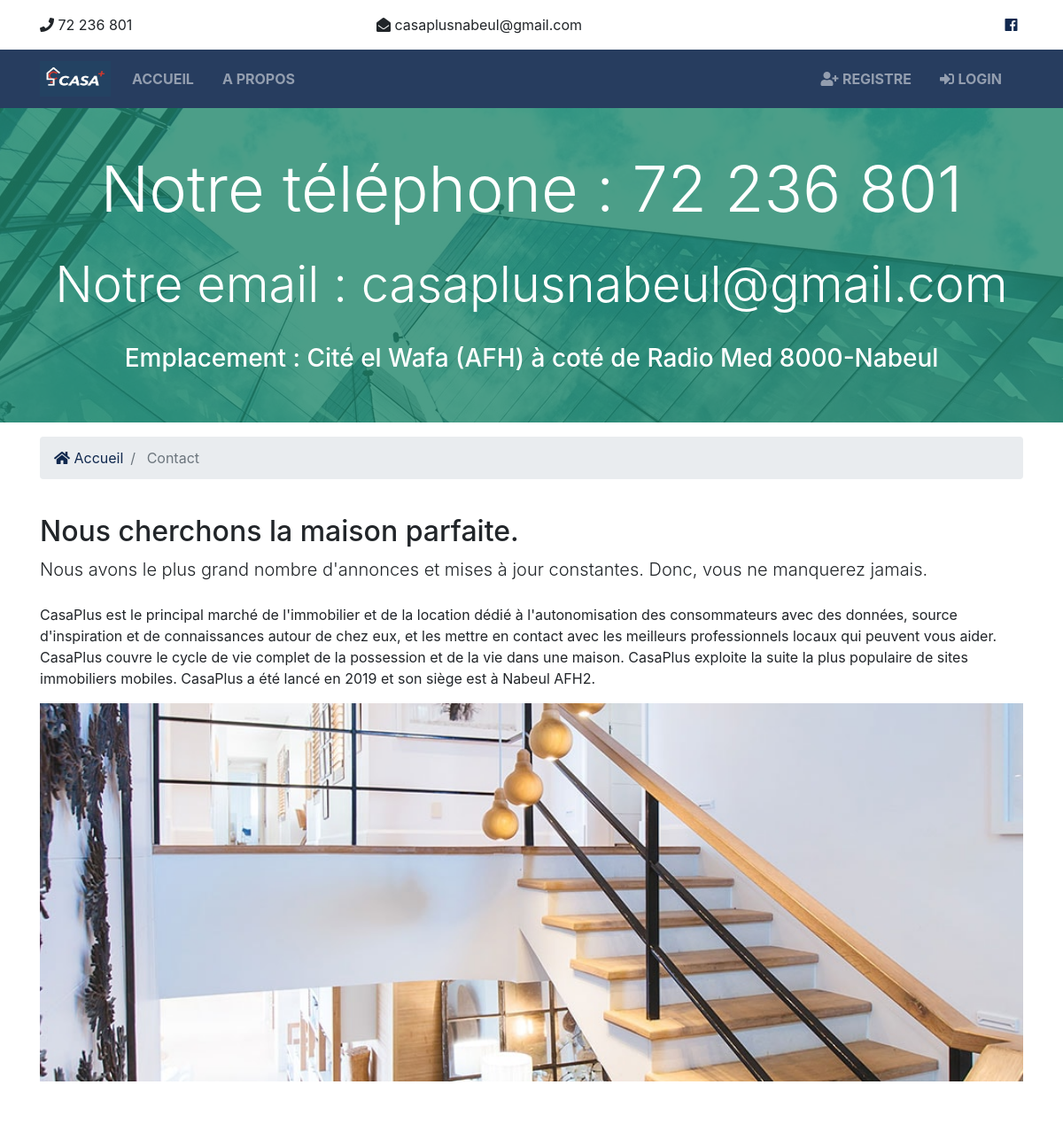
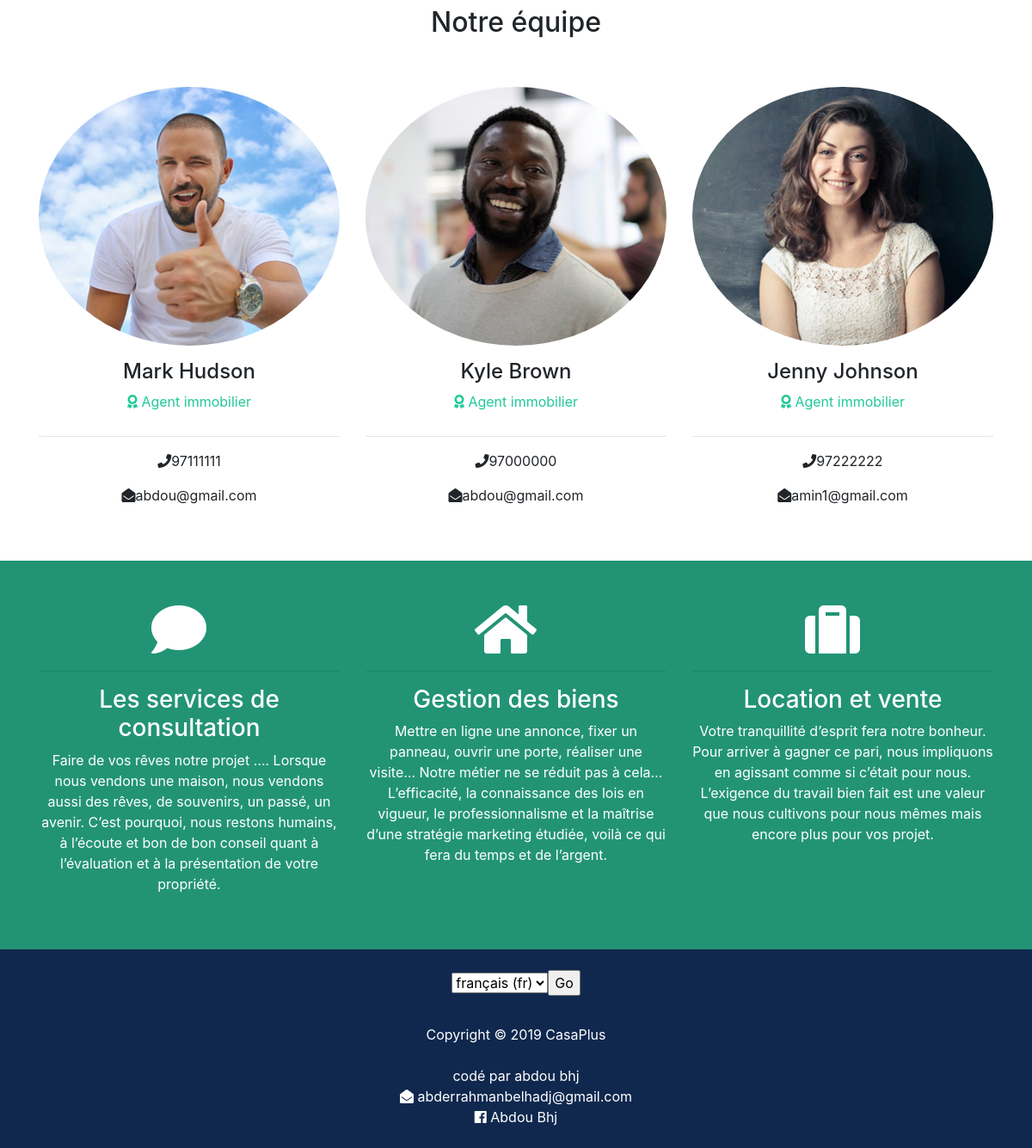
Screenshot of /selling/Sell/ with the database file from the repository (2 pictures, top to bottom).
### realtors/models.py (models this page shows, shortened)
class Realtor(models.Model):
    name = models.CharField(max_length=200)
    photo = models.ImageField(upload_to = 'photos/%Y/%m/%d/')
    description = models.TextField(blank = True)
    phone = models.CharField(max_length=20)
    email = models.EmailField(max_length=50)
    is_mvp = models.BooleanField(default = False)
    hire_date = models.DateTimeField(default = datetime.now, blank = True)

### selling/views.py (the view)
# urls.py: path('', views.index, name='index'),
def index(request):
    realtors = Realtor.objects.order_by('-hire_date')
    context = {
        'realtors' : realtors,
    }
    return render(request, 'pages/sell.html', context)

### templates/pages/sell.html (shortened to what this page needs)
{% extends 'base.html' %}
{% load i18n %}
{% load static %}
{% block content %}
<section id="showcase-inner" class="py-5 text-white">
  <div class="container">
    <div class="row text-center">
      <div class="col-md-12">
        <h2 class="display-3">{% trans "Notre téléphone" %} : 72 236 801</h2><br>
        <h2 class="display-4">{% trans "Notre email" %} : casaplusnabeul@gmail.com</h2><br>
        <h3 class="display-5">{% trans "Emplacement" %} : Cité el Wafa (AFH) à coté de Radio Med 8000-Nabeul</h3>
      </div>
    </div>
  </div>
</section>
<section id="bc" class="mt-3">
  <div class="container">
    <nav aria-label="breadcrumb">
      <ol class="breadcrumb">
        <li class="breadcrumb-item">
          <a href="{% url 'index' %}">
            <i class="fas fa-home"></i> {% trans "Accueil" %}</a>
        </li>
        <li class="breadcrumb-item active"> {% trans "Contact" %}</li>
      </ol>
    </nav>
  </div>
</section>
<section id="about" class="py-4">
  <div class="container">
    <div class="">
    <h2> {% trans "Nous cherchons la maison parfaite." %} </h2>
    <p class="lead"> {% trans "Nous avons le plus grand nombre d'annonces et mises à jour constantes. " %}
      {% trans "Donc, vous ne manquerez jamais." %}
    </p>
    <p class="mt-4">
      {% trans "CasaPlus est le principal marché de l'immobilier et de la location dédié à l'autonomisation des consommateurs avec des données," %}
      {% trans "source d'inspiration et de connaissances autour de chez eux, et les mettre en contact" %}
      {% trans "avec les meilleurs professionnels locaux qui peuvent vous aider." %}
      {% trans "CasaPlus couvre le cycle de vie complet de la possession et de la vie dans une maison." %}
      {% trans "CasaPlus exploite la suite la plus populaire de sites immobiliers mobiles." %}
      {% trans "CasaPlus a été lancé en 2019 et son siège est à Nabeul AFH2." %}
    </p>
    <img src="{% static 'img/about.jpg' %}" alt="">
  </div>
</div>
</section>
<section id="team" class="py-5">
  <div class="container">
    <h2 class="text-center">{% trans "Notre équipe" %}</h2>
    <br><br>
    <div class="row text-center">
      {% if realtors %}
      {% for realtor in realtors %}
      <div class="col-md-4">
        <img src="{{ realtor.photo.url }}" alt="" class="rounded-circle mb-3">
        <h4>{{ realtor.name }}</h4>
        <p class="text-success">
          <i class="fas fa-award text-success mb-3"></i> {% trans "Agent immobilier" %}</p>
        <hr>
        <p>
          <i class="fas fa-phone"></i>{{ realtor.phone }}</p>
        <p>
          <i class="fas fa-envelope-open"></i>{{ realtor.email }}</p>
      </div>
      {% endfor %}
      {% else %}
      <div class="col-md-12">
        <p>{% trans "Pas d'Agent immobilier disponible" %}</p>
      </div>
      {% endif %}
    </div>
  </div>
</section>
<section id="services" class="py-5 bg-secondary text-white">
  <div class="container">
    <div class="row text-center">
      <div class="col-md-4">
        <i class="fas fa-comment fa-4x mr-4"></i>
        <hr>
        <h3>Les services de consultation</h3>
        <p>Faire de vos rêves notre projet …. Lorsque nous vendons une maison, nous vendons aussi des rêves, de souvenirs, un passé, un avenir. C’est pourquoi, nous restons humains, à l’écoute et bon de bon conseil quant à l’évaluation et à la présentation de votre propriété.</p>
      </div>
      <div class="col-md-4">
        <i class="fas fa-home fa-4x mr-4"></i>
        <hr>
        <h3>Gestion des biens</h3>
        <p>Mettre en ligne une annonce, fixer un panneau, ouvrir une porte, réaliser une visite… Notre métier ne se réduit pas à cela… L’efficacité, la connaissance des lois en vigueur, le professionnalisme et la maîtrise d’une stratégie marketing étudiée, voilà ce qui fera du temps et de l’argent.</p>
      </div>
      <div class="col-md-4">
        <i class="fas fa-suitcase fa-4x mr-4"></i>
        <hr>
        <h3>Location et vente</h3>
        <p>Votre tranquillité d’esprit fera notre bonheur. Pour arriver à gagner ce pari, nous impliquons en agissant comme si c’était pour nous. L’exigence du travail bien fait est une valeur que nous cultivons pour nous mêmes mais encore plus pour vos projet.</p>
      </div>
    </div>
  </div>
</section>
{% endblock %}

### btre/static/css/all.css (style rules this page uses)
.fa, .fas, .far, .fal, .fab { -moz-osx-font-smoothing: grayscale; -webkit-font-smoothing: antialiased; display: inline-block; font-style: normal; font-variant: normal; text-rendering: auto; line-height: 1; }
.fa-4x { font-size: 4em; }
.fa-award:before { content: "\f559"; }
.fa-comment:before { content: "\f075"; }
.fa-envelope-open:before { content: "\f2b6"; }
.fa-home:before { content: "\f015"; }
.fa-phone:before { content: "\f095"; }
.fa-suitcase:before { content: "\f0f2"; }
.fa, .fas { font-family: 'Font Awesome 5 Free'; font-weight: 900; }

### btre/static/css/style.css (style rules this page uses)
img { width: 100%; }
#services { background: url(../img/building.jpg) no-repeat top center fixed; min-height: 300px; position: relative; overflow: hidden; }
#services::before { content: ''; position: absolute; top: 0; left: 0; min-height: 100%; width: 100%; background: rgba(32, 134, 107, 0.8); }
#showcase-inner { background: url(../img/building.jpg) no-repeat top center fixed; position: relative; overflow: hidden; min-height: 200px; }
#showcase-inner::before { content: ''; position: absolute; top: 0; left: 0; min-height: 100%; width: 100%; background: rgba(32, 134, 107, 0.8); }

### rows the page displays
Realtor: photo (picture), name "Mark Hudson", phone "97111111", email "abdou@gmail.com"
Realtor: photo (picture), name "Kyle Brown", phone "97000000", email "abdou@gmail.com"
Realtor: photo (picture), name "Jenny Johnson", phone "97222222", email "amin1@gmail.com"

### other values shown
form field language "français (fr)"
